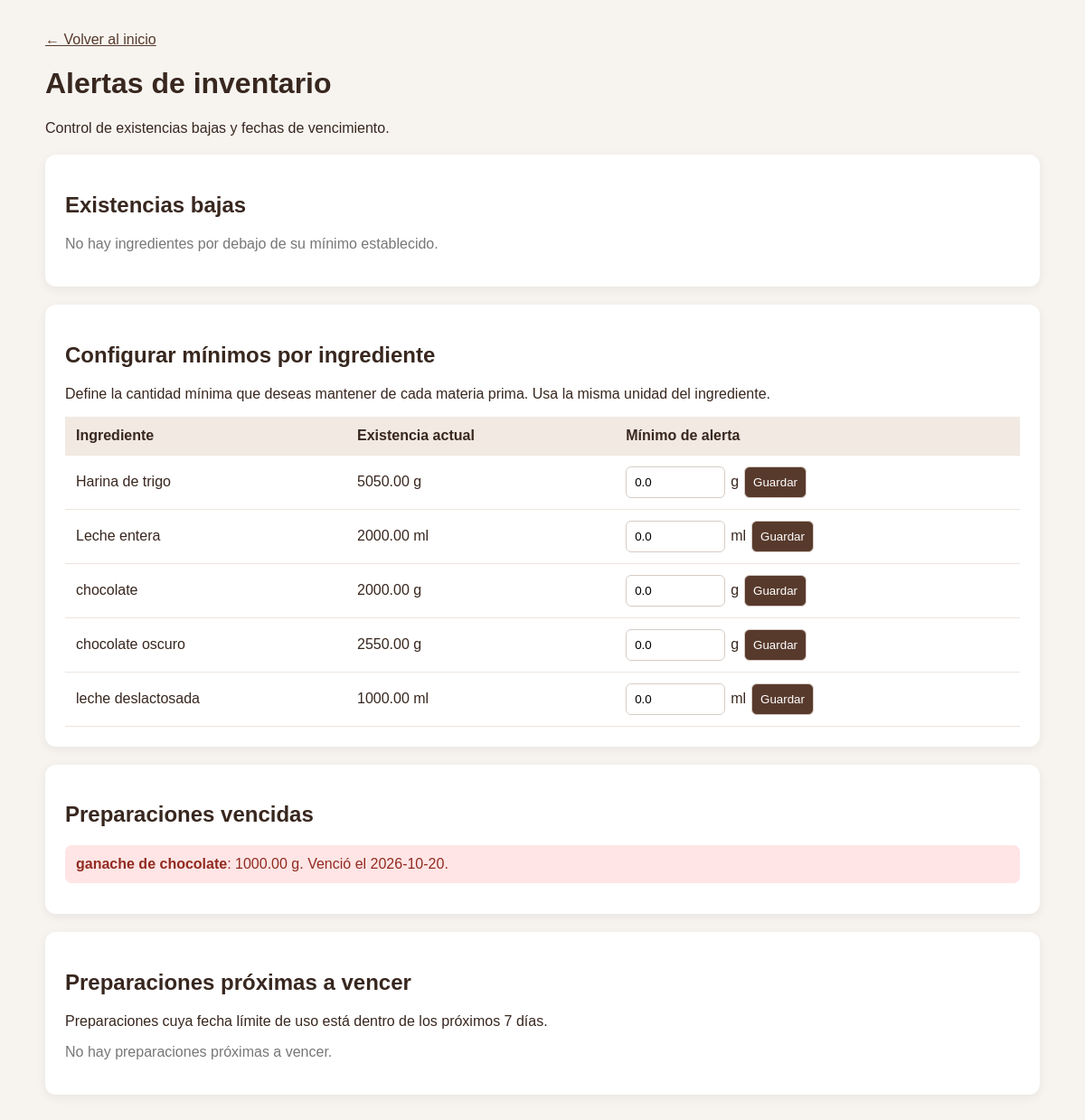
/alertas, run on the app's committed database.
### tables this page shows
CREATE TABLE ingredientes (
            id INTEGER PRIMARY KEY AUTOINCREMENT,
            nombre TEXT NOT NULL,
            cantidad REAL NOT NULL,
            unidad TEXT NOT NULL
        , minimo REAL NOT NULL DEFAULT 0);

CREATE TABLE preparaciones (
            id INTEGER PRIMARY KEY AUTOINCREMENT,
            nombre TEXT NOT NULL,
            cantidad REAL NOT NULL,
            unidad TEXT NOT NULL,
            fecha_elaboracion TEXT NOT NULL,
            fecha_limite TEXT NOT NULL,
            estado TEXT NOT NULL DEFAULT 'Disponible'
        );

### app.py (the view)
@app.route("/alertas")
def alertas():
    conexion = conectar_db()
    ingredientes_bajos = conexion.execute(
        """SELECT * FROM ingredientes
           WHERE minimo > 0 AND cantidad <= minimo
           ORDER BY nombre"""
    ).fetchall()
    ingredientes = conexion.execute(
        "SELECT * FROM ingredientes ORDER BY nombre"
    ).fetchall()
    hoy = datetime.now().date()
    fecha_aviso = hoy + timedelta(days=7)
    preparaciones_vencidas = conexion.execute(
        """SELECT * FROM preparaciones
           WHERE estado = 'Disponible'
           AND fecha_limite < ?
           ORDER BY fecha_limite"""
        ,
        (hoy.strftime("%Y-%m-%d"),)
    ).fetchall()
    preparaciones_por_vencer = conexion.execute(
        """SELECT * FROM preparaciones
           WHERE estado = 'Disponible'
           AND fecha_limite >= ?
           AND fecha_limite <= ?
           ORDER BY fecha_limite"""
        ,
        (
            hoy.strftime("%Y-%m-%d"),
            fecha_aviso.strftime("%Y-%m-%d")
        )
    ).fetchall()
    conexion.close()
    return render_template(
        "alertas.html",
        ingredientes_bajos=ingredientes_bajos,
        ingredientes=ingredientes,
        preparaciones_vencidas=preparaciones_vencidas,
        preparaciones_por_vencer=preparaciones_por_vencer,
        exito=request.args.get("exito"),
        error=request.args.get("error"),
        hoy=hoy.strftime("%Y-%m-%d")
    )

### app.py (called while the page is built)
def conectar_db():
    conexion = sqlite3.connect(DATABASE)
    conexion.row_factory = sqlite3.Row
    return conexion

### templates/alertas.html (shortened to what this page needs)
<!DOCTYPE html>
<html lang="es">
<head>
</head>
<body>
    <a href="{{ url_for('inicio') }}">← Volver al inicio</a>
    <h1>Alertas de inventario</h1>
    <p>Control de existencias bajas y fechas de vencimiento.</p>
    <section class="panel">
        <h2>Existencias bajas</h2>
        {% if ingredientes_bajos %}
            {% for i in ingredientes_bajos %}
                <div class="alerta roja">
                    <strong>{{ i.nombre }}</strong>:
                    quedan {{ "%.2f"|format(i.cantidad) }} {{ i.unidad }}.
                    Mínimo establecido:
                    {{ "%.2f"|format(i.minimo) }} {{ i.unidad }}.
                </div>
            {% endfor %}
        {% else %}
            <p class="vacio">No hay ingredientes por debajo de su mínimo establecido.</p>
        {% endif %}
    </section>
    <section class="panel">
        <h2>Configurar mínimos por ingrediente</h2>
        <p>Define la cantidad mínima que deseas mantener de cada materia prima. Usa la misma unidad del ingrediente.</p>
        {% if ingredientes %}
            <div class="tabla">
                <table>
                    <thead>
                        <tr>
                            <th>Ingrediente</th>
                            <th>Existencia actual</th>
                            <th>Mínimo de alerta</th>
                        </tr>
                    </thead>
                    <tbody>
                        {% for i in ingredientes %}
                            <tr>
                                <td>{{ i.nombre }}</td>
                                <td>{{ "%.2f"|format(i.cantidad) }} {{ i.unidad }}</td>
                                <td>
                                    <form class="configuracion"
                                          method="POST"
                                          action="{{ url_for('actualizar_minimo') }}">
                                        <input type="number"
                                               name="minimo"
                                               min="0"
                                               step="any"
                                               value="{{ i.minimo }}"
                                               required>
                                        <span>{{ i.unidad }}</span>
                                        <button type="submit">Guardar</button>
                                    </form>
                                </td>
                            </tr>
                        {% endfor %}
                    </tbody>
                </table>
            </div>
        {% else %}
            <p class="vacio">Todavía no hay materias primas registradas.</p>
        {% endif %}
    </section>
    <section class="panel">
        <h2>Preparaciones vencidas</h2>
        {% if preparaciones_vencidas %}
            {% for p in preparaciones_vencidas %}
                <div class="alerta roja">
                    <strong>{{ p.nombre }}</strong>:
                    {{ "%.2f"|format(p.cantidad) }} {{ p.unidad }}.
                    Venció el {{ p.fecha_limite }}.
                </div>
            {% endfor %}
        {% else %}
            <p class="vacio">No hay preparaciones vencidas.</p>
        {% endif %}
    </section>
    <section class="panel">
        <h2>Preparaciones próximas a vencer</h2>
        <p>Preparaciones cuya fecha límite de uso está dentro de los próximos 7 días.</p>
        {% if preparaciones_por_vencer %}
            {% for p in preparaciones_por_vencer %}
                <div class="alerta amarilla">
                    <strong>{{ p.nombre }}</strong>:
                    {{ "%.2f"|format(p.cantidad) }} {{ p.unidad }}.
                    Fecha límite: {{ p.fecha_limite }}.
                </div>
            {% endfor %}
        {% else %}
            <p class="vacio">No hay preparaciones próximas a vencer.</p>
        {% endif %}
    </section>
</body>
</html>

### templates/alertas.html (style rules this page uses)
body { font-family: Arial, sans-serif; max-width: 1100px; margin: 35px auto; padding: 0 20px; background: #f7f4f0; color: #38271f; }
.panel { background: white; padding: 22px; margin: 20px 0; border-radius: 12px; box-shadow: 0 3px 12px #00000010; }
.tabla { overflow-x: auto; }
table { width: 100%; border-collapse: collapse; min-width: 550px; }
th, td { padding: 12px; text-align: left; border-bottom: 1px solid #eee5df; }
th { background: #f1e9e2; }
input, button { padding: 9px; border: 1px solid #d6ccc5; border-radius: 6px; }
button { background: #583a2c; color: white; cursor: pointer; }
.configuracion { display: flex; gap: 6px; align-items: center; }
.configuracion input { width: 90px; }
.alerta { padding: 12px; border-radius: 7px; margin-bottom: 12px; }
.roja { background: #ffe5e5; color: #922b21; }
a { color: #583a2c; }
.vacio { color: #777; }

### data on the page
ingredientes: nombre "Harina de trigo", cantidad "5050.00", unidad "g", minimo "0.0"
ingredientes: nombre "Leche entera", cantidad "2000.00", unidad "ml", minimo "0.0"
ingredientes: nombre "chocolate", cantidad "2000.00", unidad "g", minimo "0.0"
ingredientes: nombre "chocolate oscuro", cantidad "2550.00", unidad "g", minimo "0.0"
ingredientes: nombre "leche deslactosada", cantidad "1000.00", unidad "ml", minimo "0.0"
preparaciones: nombre "ganache de chocolate", cantidad "1000.00", unidad "g", fecha_limite "2026-10-20"
